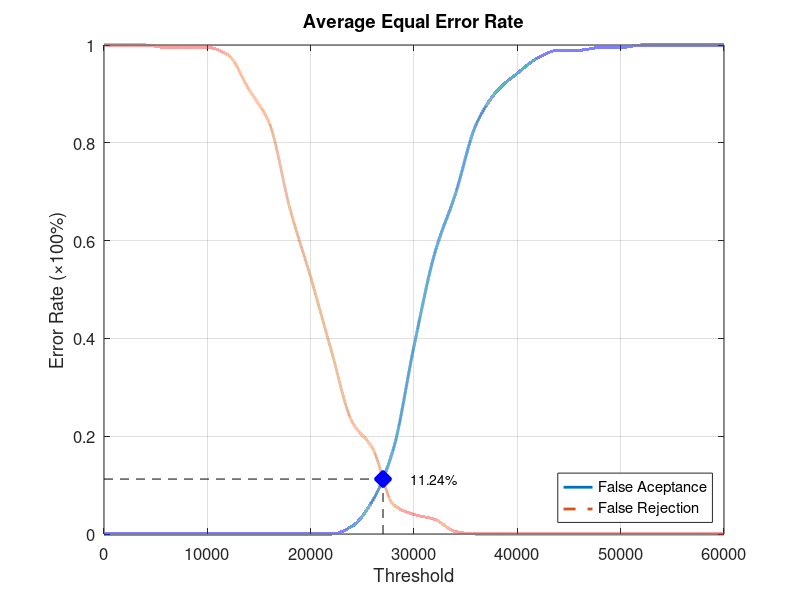
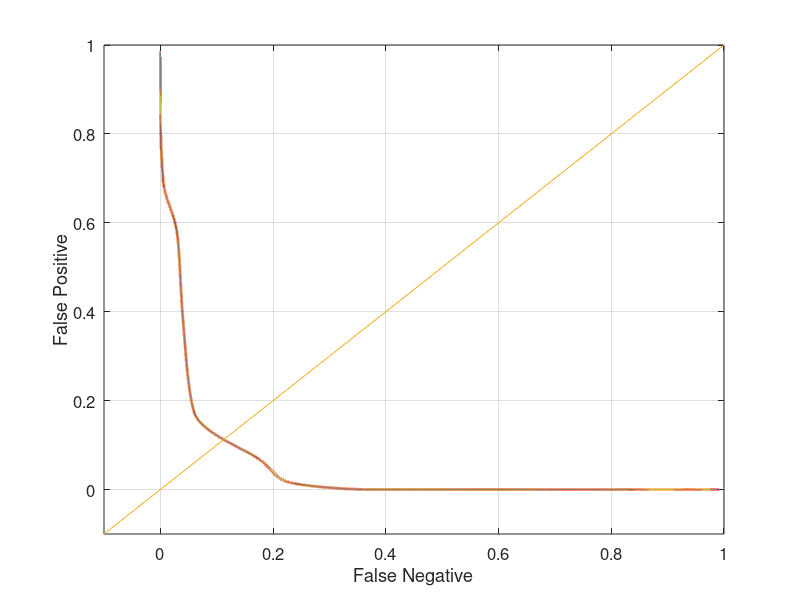

Write MATLAB code to recreate these figures, in order.
function yEER = Database5_1
close all;
clear;
clc;
x = 0:2000:60000;
xq = 0:0.5:60000;

y0 = [0 0 0 0 0 0 0 0 0 0 0 0 0.0157895 0.0684211 0.173684 0.384211 0.573684 0.694737 0.836842 0.905263 0.942105 0.973684 0.989474 0.989474 0.994737 0.994737 1 1 1 1 1];
yy0 = interp1(x, y0, xq, 'pchip');
y1 = [1 1 1 0.995 0.995 0.995 0.98 0.91 0.84 0.665 0.525 0.375 0.23 0.175 0.06 0.04 0.03 0.005 0 0 0 0 0 0 0 0 0 0 0 0 0];
yy1 = interp1(x, y1, xq, 'pchip');

% Calculating EER: 
y2 = abs(y0 - y1);
find(y2 == min(y2))
yy2 = abs(yy0 - yy1);
xEER = find(yy2 == min(yy2));
xEERIndex = xq(xEER) % X-axis EER
yEER = yy0(xEER) % Y-axis EER

main = figure
plot(xq, yy0,'-','LineWidth', 2);	hold on
plot(xq, yy1,'--','LineWidth', 2);	hold on
plot([xEERIndex xEERIndex], [0 yEER], 'k--');	hold on
plot([0 xEERIndex], [yEER yEER], 'k--');	hold on
plot(xEERIndex, yEER, 'bx', 'LineWidth', 10);	hold on
text(xEERIndex + 10 * xEERIndex / 100, yEER, [num2str(round((10000 * yEER)) / 100) '%'])
legend('False Aceptance', 'False Rejection', 'Location', 'SouthEast')
xlabel('Threshold')
ylabel('Error Rate (\times100%)')
title('Average Equal Error Rate')
set(gca, 'FontSize', 12)
axis([0 60000 0 1])
grid on

print(main, 'Database5_1Main', '-dpng');
FNRxFPR = figure('Color', [1 1 1]);
plot(yy1, yy0, '-', yy1, yy0, 'LineWidth', 2);
hold on
y = -0.1:0.1:1
plot(y, y); 
set(gca, 'FontSize', 12)
xlabel('False Negative')
ylabel('False Positive')
axis([-0.1 1 -0.1 1])
set(gca, 'FontSize', 12)
grid on

print(FNRxFPR, 'Database5_1FNRxFPR','-dpng');
end
